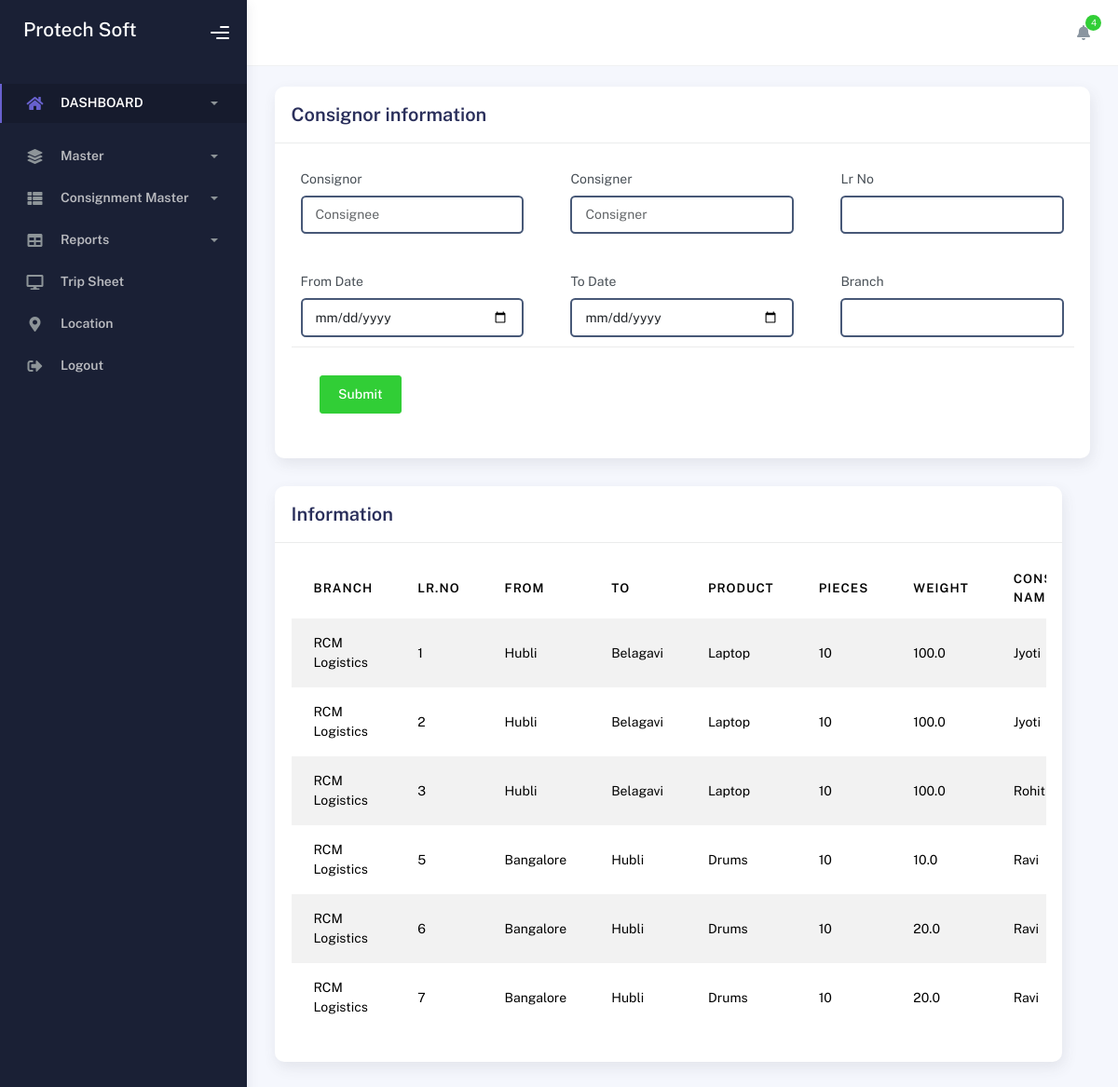
The page /adminView_Consignment on the database its author committed.
### consign_app/models.py (models this page shows, shortened)
class AddConsignment(models.Model):
    track_id = models.IntegerField(null=True)
    sender_name = models.CharField(max_length=50, null=True)
    sender_mobile = models.CharField(max_length=50, null=True)
    sender_address = models.CharField(max_length=50, null=True)
    sender_GST=models.CharField(max_length=50,null=True)
    receiver_name = models.CharField(max_length=50, null=True)
    receiver_mobile = models.CharField(max_length=50, null=True)
    receiver_address = models.CharField(max_length=50, null=True)
    receiver_GST = models.CharField(max_length=50, null=True)
    total_cost = models.FloatField(null=True)
    date = models.DateField(max_length=30, null=True)
    pay_status = models.CharField(max_length=30, null=True)
    route_from = models.CharField(max_length=30, null=True)
    route_to = models.CharField(max_length=30, null=True)
    desc_product = models.CharField(max_length=150,null=True)
    pieces = models.IntegerField(null=True)
    prod_invoice = models.CharField(max_length=50,null=True)
    prod_price = models.CharField(max_length=50,null=True)
    weight = models.FloatField(null=True)
    freight = models.FloatField(null=True)
    hamali = models.FloatField(null=True)
    door_charge = models.FloatField(null=True)
    st_charge = models.FloatField(null=True)
    Consignment_id=models.IntegerField(null=True)
    branch = models.CharField(max_length=150, null=True)
    name = models.CharField(max_length=150, null=True)
    balance = models.FloatField(null=True)
    time=models.CharField(max_length=50,null=True)
    copy_type = models.CharField(max_length=150, null=True)
    collection_type = models.CharField(max_length=150, null=True)
    weightAmt=models.FloatField(null=True)
    delivery = models.CharField(max_length=150, null=True)
    eway_bill =models.CharField(max_length=150, null=True)
    branchemail = models.CharField(max_length=150, null=True)
    delivery_type = models.CharField(max_length=150,null=True)
    accountHolder = models.CharField(max_length=150,null=True)

### consign_app/views.py (the view, shortened to what this page needs)
# urls.py: path('adminView_Consignment',views.adminView_Consignment,name='adminView_Consignment'),
def adminView_Consignment(request):
    grouped_userdata = {}  # Initialize as an empty dictionary to group data
    queryset = AddConsignment.objects.all()
    for consignment in queryset:
        track_id = consignment.track_id
        try:
            branch = Branch.objects.get(email=consignment.branchemail)
            branch_prefix = branch.prefix  # Get the prefix from the Branch model
        except Branch.DoesNotExist:
            branch_prefix = "Unknown"  # If no Branch is found, set to "Unknown"
        if track_id not in grouped_userdata:
            grouped_userdata[track_id] = {
                'branch': consignment.branch,
                'route_from': consignment.route_from,
                'route_to': consignment.route_to,
                'sender_name': consignment.sender_name,
                'sender_mobile': consignment.sender_mobile,
                'receiver_name': consignment.receiver_name,
                'receiver_mobile': consignment.receiver_mobile,
                'total_cost': 0,
                'pieces': 0,
                'weight': consignment.weight,
                'pay_status': consignment.pay_status,
                'prefix': branch_prefix,  # Add the prefix here
                'products': []
            }
        grouped_userdata[track_id]['total_cost'] += (consignment.total_cost or 0)
        grouped_userdata[track_id]['pieces'] += (consignment.pieces or 0)
        product_detail = consignment.desc_product
        grouped_userdata[track_id]['products'].append(product_detail)
    for track_id, details in grouped_userdata.items():
        details['products'] = ', '.join(details['products'])
    return render(request, 'adminView_Consignment.html', {'grouped_userdata': grouped_userdata})

### consign_app/templates/adminView_Consignment.html (shortened to what this page needs)
{% load static %}
<!DOCTYPE html>
<html lang="en">
<head>
    <link rel="stylesheet" href="{% static 'assets/css/bootstrap.min.css' %}"/>
    <link rel="stylesheet" href="{% static 'assets/css/plugins.min.css' %}"/>
    <link rel="stylesheet" href="{% static 'assets/css/kaiadmin.min.css' %}"/>
    <link rel="stylesheet" href="{% static 'assets/css/demo.css' %}"/>
</head>
<body>
{% include 'index_menu.html' %}
</div>
<div class="container">
    <div class="page-inner">
        <form method="POST" action="{% url 'adminView_Consignment' %}" enctype="multipart/form-data">
            <div class="row">
                <div class="col-md-12">
                    <div class="card">
                        <div class="card-header">
                            <div class="card-title">Consignor information</div>
                        </div>
                        <div class="card-body">
                            <div class="row">
                                <div class="col-md-6 col-lg-4">
                                    <div class="form-group">
                                        <label>Consignor</label>
                                        <input type="text" id="receiverName" name="consignee" placeholder="Consignee"
                                               class="form-control" list="consignee_name"
                                               oninput="showConsigneeDatalist()" onchange="fetchRecDetails()">
                                        <br>
                                    </div>
                                </div>
                                <div class="col-md-6 col-lg-4">
                                    <div class="form-group">
                                        <label>Consigner</label>
                                        <input type="text" id="senderName" name="consigner" class="form-control"
                                               placeholder="Consigner" list="consignor_name"
                                               oninput="showConsignorDatalist()" onchange="fetchSenderDetails()">
                                    </div>
                                </div>
                                <div class="col-md-6 col-lg-4">
                                    <div class="form-group">
                                        <label>Lr No</label>
                                        <input type="text" class="form-control" id="lrno" name="lrno">
                                    </div>
                                </div>
                                <div class="col-md-6 col-lg-4">
                                    <div class="form-group">
                                        <label>From Date</label>
                                        <input type="date" class="form-control" id="from_date" name="from_date">
                                    </div>
                                </div>
                                <div class="col-md-6 col-lg-4">
                                    <div class="form-group">
                                        <label>To Date</label>
                                        <input type="date" class="form-control" id="to_date" name="to_date">
                                    </div>
                                </div>
                                <div class="col-md-6 col-lg-4">
                                    <div class="form-group">
                                        <label>Branch</label>
                                        <input type="text" class="form-control" id="t2" name="t2" list="branch"
                                               oninput="showBranchDatalist()">
                                    </div>
                                </div>
                            </div>
                            <div class="card-action">
                                <button class="btn btn-success">Submit</button>
                            </div>
                        </div>
                    </div>
                </div>
        </form>
        <div class="row">
            <div class="col-md-12">
                <div class="card">
                    <div class="card-header">
                        <h4 class="card-title">Information</h4>
                    </div>
                    <div class="card-body">
                        <div class="table-responsive">
                            <table
                                    id="basic-datatables"
                                    class="display table table-striped table-hover"
                            >
                                <thead>
                                <tr>
                                    <th>Branch</th>
                                    <th>LR.No</th>
                                    <th>From</th>
                                    <th>To</th>
                                    <th>Product</th>
                                    <th>Pieces</th>
                                    <th>Weight</th>
                                    <th>Consigner Name</th>
                                </tr>
                                </thead>
                                <tbody>
                                {% for track_id, details in grouped_userdata.items %}
                                <tr class="custom-row">
                                    <td>{{ details.branch }}</td>
                                    <td>{{ track_id }}</td>
                                    <td>{{ details.route_from }}</td>
                                    <td>{{ details.route_to }}</td>
                                    <td>{{ details.products }}</td>
                                    <td>{{ details.pieces }}</td>
                                    <td>{{ details.weight }}</td>
                                    <td>{{ details.sender_name }}</td>
                                </tr>
                                {% endfor %}
                                </tbody>
                            </table>
                        </div>
                    </div>
                </div>
            </div>
        </div>
    </div>
</div>
</body>
</html>

### consign_app/templates/index_menu.html (shortened to what this page needs)
{% load static %}
<div class="wrapper">
    <div class="sidebar" data-background-color="dark">
        <div class="sidebar-logo">
            <div class="logo-header" data-background-color="dark">
                <h4 style="color:white;">Protech Soft</h4>
                <div class="nav-toggle">
                    <button class="btn btn-toggle toggle-sidebar">
                        <i class="gg-menu-right"></i>
                    </button>
                </div>
            </div>
        </div>
        <div class="sidebar-wrapper scrollbar scrollbar-inner">
            <div class="sidebar-content">
                <ul class="nav nav-secondary">
                    <li class="nav-item active">
                        <a
                                data-bs-toggle="collapse"
                                href="#dashboard"
                                class="collapsed"
                                aria-expanded="false"
                        >
                            <i class="fas fa-home"></i>
                            <p>DASHBOARD</p>
                            <span class="caret"></span>
                        </a>
                    </li>
                    <li class="nav-item">
                        <a data-bs-toggle="collapse" href="#base">
                            <i class="fas fa-layer-group"></i>
                            <p>Master</p>
                            <span class="caret"></span>
                        </a>
                    </li>
                    <li class="nav-item">
                        <a data-bs-toggle="collapse" href="#sidebarLayouts">
                            <i class="fas fa-th-list"></i>
                            <p>Consignment Master</p>
                            <span class="caret"></span>
                        </a>
                    </li>
                    <li class="nav-item">
                        <a data-bs-toggle="collapse" href="#tables">
                            <i class="fas fa-table"></i>
                            <p>Reports</p>
                            <span class="caret"></span>
                        </a>
                    </li>
                    <li class="nav-item">
                        <a href="#">
                            <i class="fas fa-desktop"></i>
                            <p>Trip Sheet</p>
                        </a>
                    </li>
                    <li class="nav-item">
                        <a href="#">
                            <i class="fas fa-map-marker-alt"></i>
                            <p>Location</p>
                        </a>
                    </li>
                    <li class="nav-item">
                        <a href="{% url 'userlogin' %}">
                            <i class="fas fa-sign-out-alt"></i>
                            <p>Logout</p>
                        </a>
                    </li>
                </ul>
            </div>
        </div>
    </div>
    <div class="main-panel">
        <div class="main-header">
            <nav
                    class="navbar navbar-header navbar-header-transparent navbar-expand-lg border-bottom"
            >
                <div class="container-fluid">
                    <ul class="navbar-nav topbar-nav ms-md-auto align-items-center">
                        <li class="nav-item topbar-icon dropdown hidden-caret">
                            <a
                                    class="nav-link dropdown-toggle"
                                    href="#"
                                    id="notifDropdown"
                                    role="button"
                                    data-bs-toggle="dropdown"
                                    aria-haspopup="true"
                                    aria-expanded="false"
                            >
                                <i class="fa fa-bell"></i>
                                <span class="notification">4</span>
                            </a>
                        </li>
                    </ul>
                </div>
            </nav>

### rows shown on the page
AddConsignment: branch "RCM Logistics", route_from "Hubli", route_to "Belagavi", products "Laptop", weight "100.0", sender_name "Jyoti"
AddConsignment: branch "RCM Logistics", route_from "Hubli", route_to "Belagavi", products "Laptop", weight "100.0", sender_name "Jyoti"
AddConsignment: branch "RCM Logistics", route_from "Hubli", route_to "Belagavi", products "Laptop", weight "100.0", sender_name "Rohit"
AddConsignment: branch "RCM Logistics", route_from "Bangalore", route_to "Hubli", products "Drums", weight "10.0", sender_name "Ravi"
AddConsignment: branch "RCM Logistics", route_from "Bangalore", route_to "Hubli", products "Drums", weight "20.0", sender_name "Ravi"
AddConsignment: branch "RCM Logistics", route_from "Bangalore", route_to "Hubli", products "Drums", weight "20.0", sender_name "Ravi"

### other values the page prints
{{ track_id }} "1" "2" "3" "5" "6" "7"
{{ details.pieces }} "10" "10" "10" "10" "10" "10"
